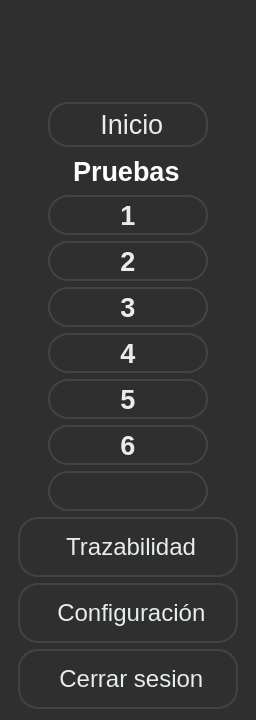
     <widget class="QWidget" name="sidebar" native="true">
      <property name="minimumSize">
       <size>
        <width>256</width>
        <height>720</height>
       </size>
      </property>
      <property name="maximumSize">
       <size>
        <width>256</width>
        <height>768</height>
       </size>
      </property>
      <property name="styleSheet">
       <string notr="true">QWidget{
background-color: rgb(47, 47, 47);

}



QPushButton {
	color: rgb(231, 236, 237);
	background-color: rgb(47, 47, 47);

     border: 2px solid rgb(67, 67, 67); /* Borde para el QStackedWidget */
    border-radius: 20px; /* Bordes redondeados solo para el QStackedWidget */
    padding: 5px; /* Opcional: agrega espacio interno */
}</string>
      </property>
      <layout class="QVBoxLayout" name="verticalLayout">
       <item>
        <layout class="QHBoxLayout" name="horizontalLayout_9">
         <item>
          <spacer name="horizontalSpacer">
           <property name="orientation">
            <enum>Qt::Horizontal</enum>
           </property>
           <property name="sizeType">
            <enum>QSizePolicy::Fixed</enum>
           </property>
           <property name="sizeHint" stdset="0">
            <size>
             <width>20</width>
             <height>17</height>
            </size>
           </property>
          </spacer>
         </item>
         <item>
          <widget class="QLabel" name="lblLogo">
           <property name="minimumSize">
            <size>
             <width>190</width>
             <height>70</height>
            </size>
           </property>
           <property name="maximumSize">
            <size>
             <width>190</width>
             <height>80</height>
            </size>
           </property>
           <property name="text">
            <string/>
           </property>
           <property name="pixmap">
            <pixmap resource="../resources/resources.qrc">:/resources/vectorseek.com-Nidec Logo Vector.png</pixmap>
           </property>
           <property name="scaledContents">
            <bool>true</bool>
           </property>
          </widget>
         </item>
         <item>
          <spacer name="horizontalSpacer_2">
           <property name="orientation">
            <enum>Qt::Horizontal</enum>
           </property>
           <property name="sizeType">
            <enum>QSizePolicy::Fixed</enum>
           </property>
           <property name="sizeHint" stdset="0">
            <size>
             <width>21</width>
             <height>17</height>
            </size>
           </property>
          </spacer>
         </item>
        </layout>
       </item>
       <item>
        <spacer name="verticalSpacer">
         <property name="orientation">
          <enum>Qt::Vertical</enum>
         </property>
         <property name="sizeType">
          <enum>QSizePolicy::Fixed</enum>
         </property>
         <property name="sizeHint" stdset="0">
          <size>
           <width>20</width>
           <height>15</height>
          </size>
         </property>
        </spacer>
       </item>
       <item>
        <layout class="QHBoxLayout" name="horizontalLayout_39">
         <item>
          <spacer name="horizontalSpacer_9">
           <property name="orientation">
            <enum>Qt::Horizontal</enum>
           </property>
           <property name="sizeHint" stdset="0">
            <size>
             <width>40</width>
             <height>20</height>
            </size>
           </property>
          </spacer>
         </item>
         <item>
          <widget class="QPushButton" name="btnInicializar">
           <property name="minimumSize">
            <size>
             <width>160</width>
             <height>45</height>
            </size>
           </property>
           <property name="maximumSize">
            <size>
             <width>160</width>
             <height>16777215</height>
            </size>
           </property>
           <property name="font">
            <font>
             <pointsize>20</pointsize>
            </font>
           </property>
           <property name="cursor">
            <cursorShape>PointingHandCursor</cursorShape>
           </property>
           <property name="toolTip">
            <string>Volver al inicio</string>
           </property>
           <property name="styleSheet">
            <string notr="true">color: rgb(231, 236, 237);</string>
           </property>
           <property name="text">
            <string> Inicio</string>
           </property>
           <property name="icon">
            <iconset resource="../resources/resources.qrc">
             <normaloff>:/resources/home.png</normaloff>:/resources/home.png</iconset>
           </property>
           <property name="iconSize">
            <size>
             <width>32</width>
             <height>32</height>
            </size>
           </property>
           <property name="checkable">
            <bool>true</bool>
           </property>
          </widget>
         </item>
         <item>
          <spacer name="horizontalSpacer_10">
           <property name="orientation">
            <enum>Qt::Horizontal</enum>
           </property>
           <property name="sizeHint" stdset="0">
            <size>
             <width>40</width>
             <height>20</height>
            </size>
           </property>
          </spacer>
         </item>
        </layout>
       </item>
       <item>
        <layout class="QHBoxLayout" name="horizontalLayout">
         <item>
          <spacer name="horizontalSpacer_12">
           <property name="orientation">
            <enum>Qt::Horizontal</enum>
           </property>
           <property name="sizeHint" stdset="0">
            <size>
             <width>40</width>
             <height>20</height>
            </size>
           </property>
          </spacer>
         </item>
         <item>
          <widget class="QLabel" name="label">
           <property name="minimumSize">
            <size>
             <width>110</width>
             <height>30</height>
            </size>
           </property>
           <property name="maximumSize">
            <size>
             <width>120</width>
             <height>40</height>
            </size>
           </property>
           <property name="font">
            <font>
             <pointsize>20</pointsize>
             <weight>75</weight>
             <bold>true</bold>
            </font>
           </property>
           <property name="styleSheet">
            <string notr="true">color: rgb(255, 255, 255);</string>
           </property>
           <property name="text">
            <string>Pruebas</string>
           </property>
          </widget>
         </item>
         <item>
          <spacer name="horizontalSpacer_11">
           <property name="orientation">
            <enum>Qt::Horizontal</enum>
           </property>
           <property name="sizeHint" stdset="0">
            <size>
             <width>40</width>
             <height>20</height>
            </size>
           </property>
          </spacer>
         </item>
        </layout>
       </item>
       <item>
        <layout class="QHBoxLayout" name="horizontalLayout_2">
         <property name="spacing">
          <number>0</number>
         </property>
         <item>
          <spacer name="horizontalSpacer_14">
           <property name="orientation">
            <enum>Qt::Horizontal</enum>
           </property>
           <property name="sizeHint" stdset="0">
            <size>
             <width>40</width>
             <height>20</height>
            </size>
           </property>
          </spacer>
         </item>
         <item>
          <widget class="QPushButton" name="btnPrueba1">
           <property name="enabled">
            <bool>false</bool>
           </property>
           <property name="minimumSize">
            <size>
             <width>160</width>
             <height>30</height>
            </size>
           </property>
           <property name="maximumSize">
            <size>
             <width>120</width>
             <height>40</height>
            </size>
           </property>
           <property name="font">
            <font>
             <pointsize>20</pointsize>
             <weight>75</weight>
             <bold>true</bold>
            </font>
           </property>
           <property name="cursor">
            <cursorShape>PointingHandCursor</cursorShape>
           </property>
           <property name="toolTip">
            <string>Inicializar pruebas</string>
           </property>
           <property name="styleSheet">
            <string notr="true">color: rgb(231, 236, 237);
</string>
           </property>
           <property name="text">
            <string>1</string>
           </property>
           <property name="iconSize">
            <size>
             <width>35</width>
             <height>35</height>
            </size>
           </property>
           <property name="checkable">
            <bool>true</bool>
           </property>
          </widget>
         </item>
         <item>
          <spacer name="horizontalSpacer_13">
           <property name="orientation">
            <enum>Qt::Horizontal</enum>
           </property>
           <property name="sizeHint" stdset="0">
            <size>
             <width>40</width>
             <height>20</height>
            </size>
           </property>
          </spacer>
         </item>
        </layout>
       </item>
       <item>
        <layout class="QHBoxLayout" name="horizontalLayout_3">
         <property name="spacing">
          <number>0</number>
         </property>
         <item>
          <spacer name="horizontalSpacer_15">
           <property name="orientation">
            <enum>Qt::Horizontal</enum>
           </property>
           <property name="sizeHint" stdset="0">
            <size>
             <width>40</width>
             <height>20</height>
            </size>
           </property>
          </spacer>
         </item>
         <item>
          <widget class="QPushButton" name="btnPrueba2">
           <property name="minimumSize">
            <size>
             <width>160</width>
             <height>30</height>
            </size>
           </property>
           <property name="maximumSize">
            <size>
             <width>120</width>
             <height>40</height>
            </size>
           </property>
           <property name="font">
            <font>
             <pointsize>20</pointsize>
             <weight>75</weight>
             <bold>true</bold>
            </font>
           </property>
           <property name="styleSheet">
            <string notr="true">color: rgb(231, 236, 237);


QPushButton {
	color: rgb(231, 236, 237);
	background-color: rgb(47, 47, 47);

     border: 2px solid rgb(67, 67, 67); /* Borde para el QStackedWidget */
    border-radius: 20px; /* Bordes redondeados solo para el QStackedWidget */
    padding: 5px; /* Opcional: agrega espacio interno */
}</string>
           </property>
           <property name="text">
            <string>2</string>
           </property>
           <property name="iconSize">
            <size>
             <width>35</width>
             <height>35</height>
            </size>
           </property>
           <property name="checkable">
            <bool>true</bool>
           </property>
          </widget>
         </item>
         <item>
          <spacer name="horizontalSpacer_16">
           <property name="orientation">
            <enum>Qt::Horizontal</enum>
           </property>
           <property name="sizeHint" stdset="0">
            <size>
             <width>40</width>
             <height>20</height>
            </size>
           </property>
          </spacer>
         </item>
        </layout>
       </item>
       <item>
        <layout class="QHBoxLayout" name="horizontalLayout_4">
         <property name="spacing">
          <number>0</number>
         </property>
         <item>
          <spacer name="horizontalSpacer_18">
           <property name="orientation">
            <enum>Qt::Horizontal</enum>
           </property>
           <property name="sizeHint" stdset="0">
            <size>
             <width>40</width>
             <height>20</height>
            </size>
           </property>
          </spacer>
         </item>
         <item>
          <widget class="QPushButton" name="btnPrueba3">
           <property name="minimumSize">
            <size>
             <width>160</width>
             <height>30</height>
            </size>
           </property>
           <property name="maximumSize">
            <size>
             <width>120</width>
             <height>40</height>
            </size>
           </property>
           <property name="font">
            <font>
             <pointsize>20</pointsize>
             <weight>75</weight>
             <bold>true</bold>
            </font>
           </property>
           <property name="styleSheet">
            <string notr="true">color: rgb(231, 236, 237);</string>
           </property>
           <property name="text">
            <string>3</string>
           </property>
           <property name="iconSize">
            <size>
             <width>35</width>
             <height>35</height>
            </size>
           </property>
           <property name="checkable">
            <bool>true</bool>
           </property>
          </widget>
         </item>
         <item>
          <spacer name="horizontalSpacer_17">
           <property name="orientation">
            <enum>Qt::Horizontal</enum>
           </property>
           <property name="sizeHint" stdset="0">
            <size>
             <width>40</width>
             <height>20</height>
            </size>
           </property>
          </spacer>
         </item>
        </layout>
       </item>
       <item>
        <layout class="QHBoxLayout" name="horizontalLayout_5">
         <property name="spacing">
          <number>0</number>
         </property>
         <item>
          <spacer name="horizontalSpacer_19">
           <property name="orientation">
            <enum>Qt::Horizontal</enum>
           </property>
           <property name="sizeHint" stdset="0">
            <size>
             <width>40</width>
             <height>20</height>
            </size>
           </property>
          </spacer>
         </item>
         <item>
          <widget class="QPushButton" name="btnPrueba4">
           <property name="minimumSize">
            <size>
             <width>160</width>
             <height>30</height>
            </size>
           </property>
           <property name="maximumSize">
            <size>
             <width>120</width>
             <height>40</height>
            </size>
           </property>
           <property name="font">
            <font>
             <pointsize>20</pointsize>
             <weight>75</weight>
             <bold>true</bold>
            </font>
           </property>
           <property name="styleSheet">
            <string notr="true">color: rgb(231, 236, 237);</string>
           </property>
           <property name="text">
            <string>4</string>
           </property>
           <property name="iconSize">
            <size>
             <width>35</width>
             <height>35</height>
            </size>
           </property>
           <property name="checkable">
            <bool>true</bool>
           </property>
          </widget>
         </item>
         <item>
          <spacer name="horizontalSpacer_20">
           <property name="orientation">
            <enum>Qt::Horizontal</enum>
           </property>
           <property name="sizeHint" stdset="0">
            <size>
             <width>40</width>
             <height>20</height>
            </size>
           </property>
          </spacer>
         </item>
        </layout>
       </item>
       <item>
        <layout class="QHBoxLayout" name="horizontalLayout_6">
         <property name="spacing">
          <number>0</number>
         </property>
         <item>
          <spacer name="horizontalSpacer_22">
           <property name="orientation">
            <enum>Qt::Horizontal</enum>
           </property>
           <property name="sizeHint" stdset="0">
            <size>
             <width>40</width>
             <height>20</height>
            </size>
           </property>
          </spacer>
         </item>
         <item>
          <widget class="QPushButton" name="btnPrueba5">
           <property name="minimumSize">
            <size>
             <width>160</width>
             <height>30</height>
            </size>
           </property>
           <property name="maximumSize">
            <size>
             <width>120</width>
             <height>40</height>
            </size>
           </property>
           <property name="font">
            <font>
             <pointsize>20</pointsize>
             <weight>75</weight>
             <bold>true</bold>
            </font>
           </property>
           <property name="styleSheet">
            <string notr="true">color: rgb(231, 236, 237);</string>
           </property>
           <property name="text">
            <string>5</string>
           </property>
           <property name="iconSize">
            <size>
             <width>35</width>
             <height>35</height>
            </size>
           </property>
           <property name="checkable">
            <bool>true</bool>
           </property>
          </widget>
         </item>
         <item>
          <spacer name="horizontalSpacer_21">
           <property name="orientation">
            <enum>Qt::Horizontal</enum>
           </property>
           <property name="sizeHint" stdset="0">
            <size>
             <width>40</width>
             <height>20</height>
            </size>
           </property>
          </spacer>
         </item>
        </layout>
       </item>
       <item>
        <layout class="QHBoxLayout" name="horizontalLayout_7">
         <property name="spacing">
          <number>0</number>
         </property>
         <item>
          <spacer name="horizontalSpacer_23">
           <property name="orientation">
            <enum>Qt::Horizontal</enum>
           </property>
           <property name="sizeHint" stdset="0">
            <size>
             <width>40</width>
             <height>20</height>
            </size>
           </property>
          </spacer>
         </item>
         <item>
          <widget class="QPushButton" name="btnPrueba6">
           <property name="minimumSize">
            <size>
             <width>160</width>
             <height>30</height>
            </size>
           </property>
           <property name="maximumSize">
            <size>
             <width>120</width>
             <height>40</height>
            </size>
           </property>
           <property name="font">
            <font>
             <pointsize>20</pointsize>
             <weight>75</weight>
             <bold>true</bold>
            </font>
           </property>
           <property name="styleSheet">
            <string notr="true">color: rgb(231, 236, 237);</string>
           </property>
           <property name="text">
            <string>6</string>
           </property>
           <property name="iconSize">
            <size>
             <width>35</width>
             <height>35</height>
            </size>
           </property>
           <property name="checkable">
            <bool>true</bool>
           </property>
          </widget>
         </item>
         <item>
          <spacer name="horizontalSpacer_24">
           <property name="orientation">
            <enum>Qt::Horizontal</enum>
           </property>
           <property name="sizeHint" stdset="0">
            <size>
             <width>40</width>
             <height>20</height>
            </size>
           </property>
          </spacer>
         </item>
        </layout>
       </item>
       <item>
        <layout class="QHBoxLayout" name="horizontalLayout_8">
         <property name="spacing">
          <number>0</number>
         </property>
         <item>
          <spacer name="horizontalSpacer_26">
           <property name="orientation">
            <enum>Qt::Horizontal</enum>
           </property>
           <property name="sizeHint" stdset="0">
            <size>
             <width>40</width>
             <height>20</height>
            </size>
           </property>
          </spacer>
         </item>
         <item>
          <widget class="QPushButton" name="btnResultados">
           <property name="minimumSize">
            <size>
             <width>160</width>
             <height>30</height>
            </size>
           </property>
           <property name="maximumSize">
            <size>
             <width>120</width>
             <height>40</height>
            </size>
           </property>
           <property name="font">
            <font>
             <pointsize>20</pointsize>
            </font>
           </property>
           <property name="styleSheet">
            <string notr="true">color: rgb(231, 236, 237);</string>
           </property>
           <property name="text">
            <string/>
           </property>
           <property name="icon">
            <iconset resource="../resources/resources.qrc">
             <normaloff>:/resources/clipboard.png</normaloff>:/resources/clipboard.png</iconset>
           </property>
           <property name="iconSize">
            <size>
             <width>32</width>
             <height>32</height>
            </size>
           </property>
           <property name="checkable">
            <bool>true</bool>
           </property>
          </widget>
         </item>
         <item>
          <spacer name="horizontalSpacer_25">
           <property name="orientation">
            <enum>Qt::Horizontal</enum>
           </property>
           <property name="sizeHint" stdset="0">
            <size>
             <width>40</width>
             <height>20</height>
            </size>
           </property>
          </spacer>
         </item>
        </layout>
       </item>
       <item>
        <layout class="QHBoxLayout" name="layoutbtnTrazabilidad">
         <property name="spacing">
          <number>0</number>
         </property>
         <item>
          <spacer name="horizontalSpacer_6">
           <property name="orientation">
            <enum>Qt::Horizontal</enum>
           </property>
           <property name="sizeHint" stdset="0">
            <size>
             <width>18</width>
             <height>20</height>
            </size>
           </property>
          </spacer>
         </item>
         <item>
          <widget class="QPushButton" name="btnTrazabilidad">
           <property name="minimumSize">
            <size>
             <width>220</width>
             <height>60</height>
            </size>
           </property>
           <property name="maximumSize">
            <size>
             <width>220</width>
             <height>70</height>
            </size>
           </property>
           <property name="font">
            <font>
             <pointsize>18</pointsize>
            </font>
           </property>
           <property name="cursor">
            <cursorShape>PointingHandCursor</cursorShape>
           </property>
           <property name="styleSheet">
            <string notr="true">color: rgb(231, 236, 237);</string>
           </property>
           <property name="text">
            <string> Trazabilidad</string>
           </property>
           <property name="icon">
            <iconset resource="../resources/resources.qrc">
             <normaloff>:/resources/folder (1).png</normaloff>:/resources/folder (1).png</iconset>
           </property>
           <property name="iconSize">
            <size>
             <width>32</width>
             <height>32</height>
            </size>
           </property>
           <property name="checkable">
            <bool>true</bool>
           </property>
          </widget>
         </item>
         <item>
          <spacer name="horizontalSpacer_5">
           <property name="orientation">
            <enum>Qt::Horizontal</enum>
           </property>
           <property name="sizeHint" stdset="0">
            <size>
             <width>18</width>
             <height>20</height>
            </size>
           </property>
          </spacer>
         </item>
        </layout>
       </item>
       <item>
        <layout class="QHBoxLayout" name="layoutbtnConfiguracion">
         <property name="spacing">
          <number>0</number>
         </property>
         <item>
          <spacer name="horizontalSpacer_4">
           <property name="orientation">
            <enum>Qt::Horizontal</enum>
           </property>
           <property name="sizeHint" stdset="0">
            <size>
             <width>18</width>
             <height>20</height>
            </size>
           </property>
          </spacer>
         </item>
         <item>
          <widget class="QPushButton" name="btnConfiguracion">
           <property name="minimumSize">
            <size>
             <width>220</width>
             <height>60</height>
            </size>
           </property>
           <property name="maximumSize">
            <size>
             <width>220</width>
             <height>70</height>
            </size>
           </property>
           <property name="font">
            <font>
             <pointsize>18</pointsize>
            </font>
           </property>
           <property name="cursor">
            <cursorShape>PointingHandCursor</cursorShape>
           </property>
           <property name="styleSheet">
            <string notr="true">color: rgb(231, 236, 237);</string>
           </property>
           <property name="text">
            <string> Configuración</string>
           </property>
           <property name="icon">
            <iconset resource="../resources/resources.qrc">
             <normaloff>:/resources/cogwheel.png</normaloff>:/resources/cogwheel.png</iconset>
           </property>
           <property name="iconSize">
            <size>
             <width>32</width>
             <height>32</height>
            </size>
           </property>
           <property name="checkable">
            <bool>true</bool>
           </property>
          </widget>
         </item>
         <item>
          <spacer name="horizontalSpacer_3">
           <property name="orientation">
            <enum>Qt::Horizontal</enum>
           </property>
           <property name="sizeHint" stdset="0">
            <size>
             <width>18</width>
             <height>20</height>
            </size>
           </property>
          </spacer>
         </item>
        </layout>
       </item>
       <item>
        <layout class="QHBoxLayout" name="layoutbtnConfiguracion_2">
         <property name="spacing">
          <number>0</number>
         </property>
         <item>
          <spacer name="horizontalSpacer_7">
           <property name="orientation">
            <enum>Qt::Horizontal</enum>
           </property>
           <property name="sizeHint" stdset="0">
            <size>
             <width>18</width>
             <height>20</height>
            </size>
           </property>
          </spacer>
         </item>
         <item>
          <widget class="QPushButton" name="btnLogout">
           <property name="minimumSize">
            <size>
             <width>220</width>
             <height>60</height>
            </size>
           </property>
           <property name="maximumSize">
            <size>
             <width>220</width>
             <height>70</height>
            </size>
           </property>
           <property name="font">
            <font>
             <pointsize>18</pointsize>
            </font>
           </property>
           <property name="cursor">
            <cursorShape>PointingHandCursor</cursorShape>
           </property>
           <property name="styleSheet">
            <string notr="true">color: rgb(231, 236, 237);</string>
           </property>
           <property name="text">
            <string> Cerrar sesion</string>
           </property>
           <property name="icon">
            <iconset resource="../resources/resources.qrc">
             <normaloff>:/resources/logout (1).png</normaloff>:/resources/logout (1).png</iconset>
           </property>
           <property name="iconSize">
            <size>
             <width>32</width>
             <height>32</height>
            </size>
           </property>
           <property name="checkable">
            <bool>true</bool>
           </property>
          </widget>
         </item>
         <item>
          <spacer name="horizontalSpacer_8">
           <property name="orientation">
            <enum>Qt::Horizontal</enum>
           </property>
           <property name="sizeHint" stdset="0">
            <size>
             <width>18</width>
             <height>20</height>
            </size>
           </property>
          </spacer>
         </item>
        </layout>
       </item>
      </layout>
     </widget>
